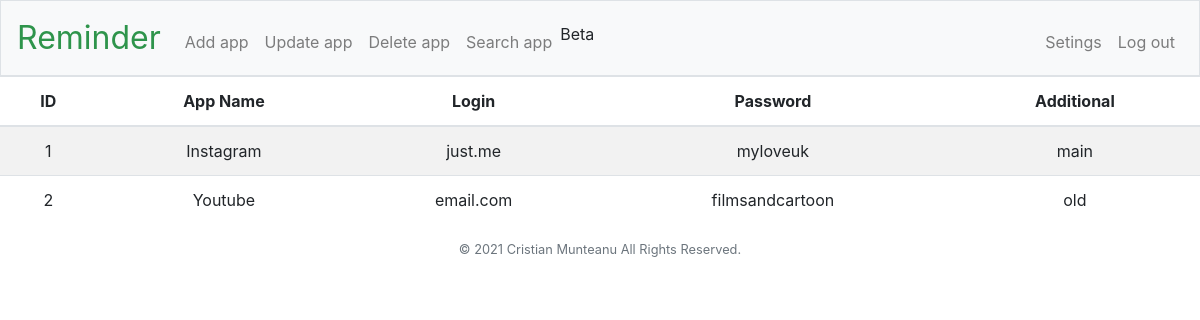
/ (signed in), run on an earlier commit of the app's database.
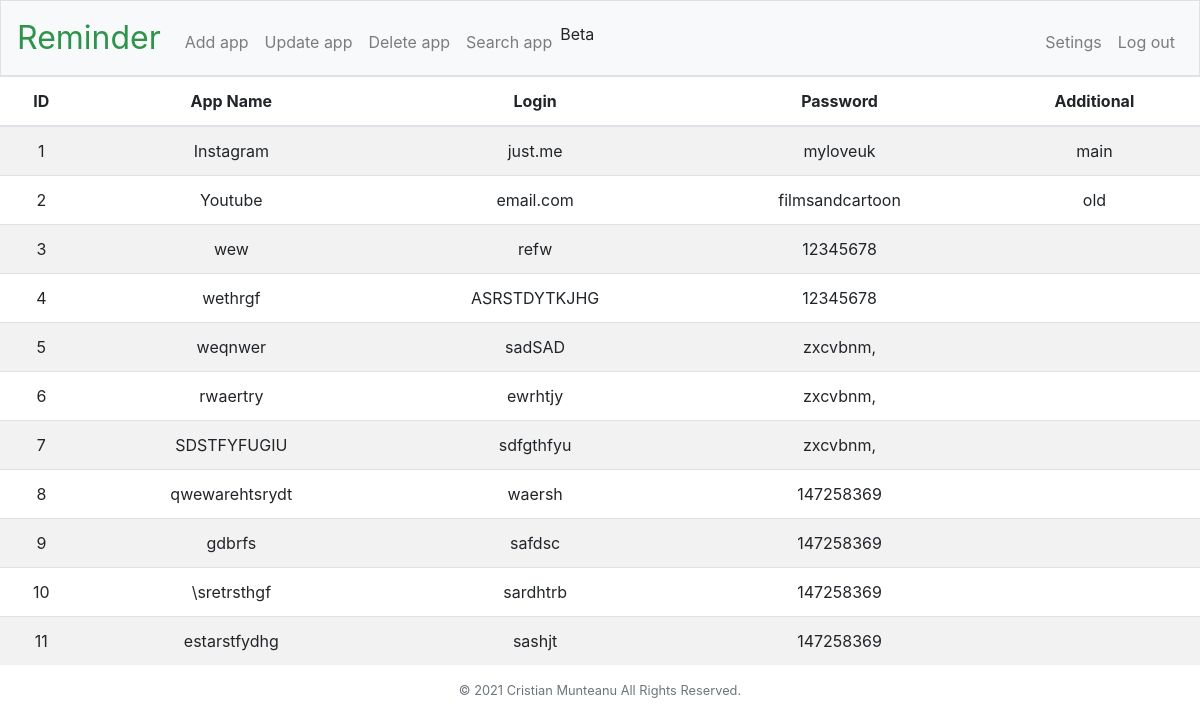
And on a later commit of the database.
### tables this page shows
CREATE TABLE apps (
app_id INTEGER NOT NULL,
id INTEGER PRIMARY KEY AUTOINCREMENT,
app_name TEXT NOT NULL,
login TEXT NOT NULL,
password TEXT NOT NULL,
additional TEXT,
FOREIGN KEY (app_id) REFERENCES users (user_id) ON DELETE CASCADE ON UPDATE NO ACTION
);

### app.py (the view)
@app.route("/")
@login_required
def index():
    connection = sqlite3.connect("v2.db", check_same_thread=False)
    cursor = connection.execute("SELECT * FROM apps WHERE app_id = ?", [session["user_id"]])
    apps = cursor.fetchall()
    connection.close()
    return render_template("index.html",apps=apps)

### app.py (called while the page is built)
@app.after_request
def after_request(response):
    response.headers["Cache-Control"] = "no-cache, no-store, must-revalidate"
    response.headers["Expires"] = 0
    response.headers["Pragma"] = "no-cache"
    return response

### helpers.py (called while the page is built)
def login_required(f):
    @wraps(f)
    def decorated_function(*args, **kwargs):
        if session.get("user_id") is None:
            return redirect("/login")
        return f(*args, **kwargs)
    return decorated_function

### templates/index.html (shortened to what this page needs)
{% extends "layout.html" %}
{% block main%}
<table class="table table-striped">
    <thead>
        <th>ID</th>
        <th>App Name</th>
        <th>Login</th>
        <th>Password</th>
        <th>Additional</th>
    </thead>
    <tbody>
        {% for app in apps %}
            <tr>
                <td>{{ app[1] }}</td>
                <td>{{ app[2] }}</td>
                <td>{{ app[3] }}</td>
                <td>{{ app[4] }}</td>
                <td>{{ app[5] }}</td>
            </tr>
        {% endfor %}
    </tbody>
</table>
{% endblock %}

What changed in the data, as far as the page shows it:
added apps: id "3", app_name "wew", login "refw", password "12345678"
added apps: id "4", app_name "wethrgf", login "ASRSTDYTKJHG", password "12345678"
added apps: id "5", app_name "weqnwer", login "sadSAD", password "zxcvbnm,"
added apps: id "6", app_name "rwaertry", login "ewrhtjy", password "zxcvbnm,"
added apps: id "7", app_name "SDSTFYFUGIU", login "sdfgthfyu", password "zxcvbnm,"
added apps: id "8", app_name "qwewarehtsrydt", login "waersh", password "147258369"
added apps: id "9", app_name "gdbrfs", login "safdsc", password "147258369"
added apps: id "10", app_name "\\sretrsthgf", login "sardhtrb", password "147258369"
added apps: id "11", app_name "estarstfydhg", login "sashjt", password "147258369"
